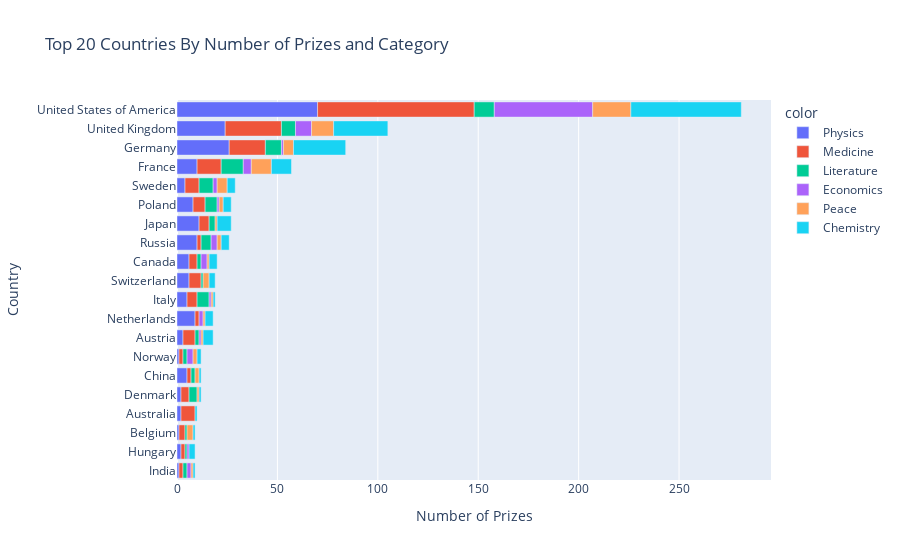

Here is the notebook cell this chart was saved with:
### Code cell
category_country_bar = px.bar(x=merged_df.cat_prize, y=merged_df.birth_country_current,
                               color=merged_df.category, orientation="h", title="Top 20 Countries By Number of Prizes and Category")
category_country_bar.update_layout(xaxis_title="Number of Prizes", yaxis_title="Country")
category_country_bar.show()

### Figure 1 — Plotly figure (JSON) as saved in the notebook; plotly's stock layout.template omitted (floating-point values rounded to 4 significant figures)
{"data": [{"alignmentgroup": "True", "hovertemplate": "color=Physics<br>x=%{x}<br>y=%{y}<extra></extra>", "legendgroup": "Physics", "marker": {"color": "#636efa", "pattern": {"shape": ""}}, "name": "Physics", "offsetgroup": "Physics", "orientation": "h", "showlegend": true, "textposition": "auto", "type": "bar", "x": [1, 2, 1, 2, 2, 5, 1, 3, 9, 5, 6, 6, 10, 11, 8, 4, 10, 26, 24, 70], "xaxis": "x", "y": ["India", "Hungary", "Belgium", "Australia", "Denmark", "China", "Norway", "Austria", "Netherlands", "Italy", "Switzerland", "Canada", "Russia", "Japan", "Poland", "Sweden", "France", "Germany", "United Kingdom", "United States of America"], "yaxis": "y"}, {"alignmentgroup": "True", "hovertemplate": "color=Medicine<br>x=%{x}<br>y=%{y}<extra></extra>", "legendgroup": "Medicine", "marker": {"color": "#EF553B", "pattern": {"shape": ""}}, "name": "Medicine", "offsetgroup": "Medicine", "orientation": "h", "showlegend": true, "textposition": "auto", "type": "bar", "x": [2, 2, 3, 7, 4, 2, 2, 2, 6, 5, 6, 4, 2, 5, 6, 7, 12, 18, 28, 78], "xaxis": "x", "y": ["Hungary", "India", "Belgium", "Australia", "Denmark", "China", "Norway", "Netherlands", "Austria", "Italy", "Switzerland", "Canada", "Russia", "Japan", "Poland", "Sweden", "France", "Germany", "United Kingdom", "United States of America"], "yaxis": "y"}, {"alignmentgroup": "True", "hovertemplate": "color=Literature<br>x=%{x}<br>y=%{y}<extra></extra>", "legendgroup": "Literature", "marker": {"color": "#00cc96", "pattern": {"shape": ""}}, "name": "Literature", "offsetgroup": "Literature", "orientation": "h", "showlegend": true, "textposition": "auto", "type": "bar", "x": [2, 1, 1, 4, 2, 2, 2, 1, 6, 2, 5, 6, 3, 7, 11, 8, 7, 10], "xaxis": "x", "y": ["India", "Belgium", "Hungary", "Denmark", "Norway", "China", "Austria", "Switzerland", "Italy", "Canada", "Russia", "Poland", "Japan", "Sweden", "France", "Germany", "United Kingdom", "United States of America"], "yaxis": "y"}, {"alignmentgroup": "True", "hovertemplate": "color=Economics<br>x=%{x}<br>y=%{y}<extra></extra>", "legendgroup": "Economics", "marker": {"color": "#ab63fa", "pattern": {"shape": ""}}, "name": "Economics", "offsetgroup": "Economics", "orientation": "h", "showlegend": true, "textposition": "auto", "type": "bar", "x": [2, 1, 3, 2, 1, 1, 3, 3, 1, 2, 4, 1, 8, 49], "xaxis": "x", "y": ["India", "Hungary", "Norway", "Netherlands", "Austria", "Italy", "Canada", "Russia", "Poland", "Sweden", "France", "Germany", "United Kingdom", "United States of America"], "yaxis": "y"}, {"alignmentgroup": "True", "hovertemplate": "color=Peace<br>x=%{x}<br>y=%{y}<extra></extra>", "legendgroup": "Peace", "marker": {"color": "#FFA15A", "pattern": {"shape": ""}}, "name": "Peace", "offsetgroup": "Peace", "orientation": "h", "showlegend": true, "textposition": "auto", "type": "bar", "x": [3, 1, 2, 2, 1, 1, 1, 1, 3, 1, 2, 1, 2, 5, 10, 5, 11, 19], "xaxis": "x", "y": ["Belgium", "India", "Norway", "China", "Denmark", "Austria", "Netherlands", "Italy", "Switzerland", "Canada", "Russia", "Japan", "Poland", "Sweden", "France", "Germany", "United Kingdom", "United States of America"], "yaxis": "y"}, {"alignmentgroup": "True", "hovertemplate": "color=Chemistry<br>x=%{x}<br>y=%{y}<extra></extra>", "legendgroup": "Chemistry", "marker": {"color": "#19d3f3", "pattern": {"shape": ""}}, "name": "Chemistry", "offsetgroup": "Chemistry", "orientation": "h", "showlegend": true, "textposition": "auto", "type": "bar", "x": [3, 1, 1, 1, 2, 1, 1, 4, 5, 1, 3, 4, 4, 7, 4, 4, 10, 26, 27, 55], "xaxis": "x", "y": ["Hungary", "Belgium", "India", "Australia", "Norway", "Denmark", "China", "Netherlands", "Austria", "Italy", "Switzerland", "Canada", "Russia", "Japan", "Poland", "Sweden", "France", "Germany", "United Kingdom", "United States of America"], "yaxis": "y"}], "layout": {"barmode": "relative", "legend": {"title": {"text": "color"}, "tracegroupgap": 0}, "title": {"text": "Top 20 Countries By Number of Prizes and Category"}, "xaxis": {"anchor": "y", "domain": [0, 1], "title": {"text": "Number of Prizes"}}, "yaxis": {"anchor": "x", "domain": [0, 1], "title": {"text": "Country"}}}}
